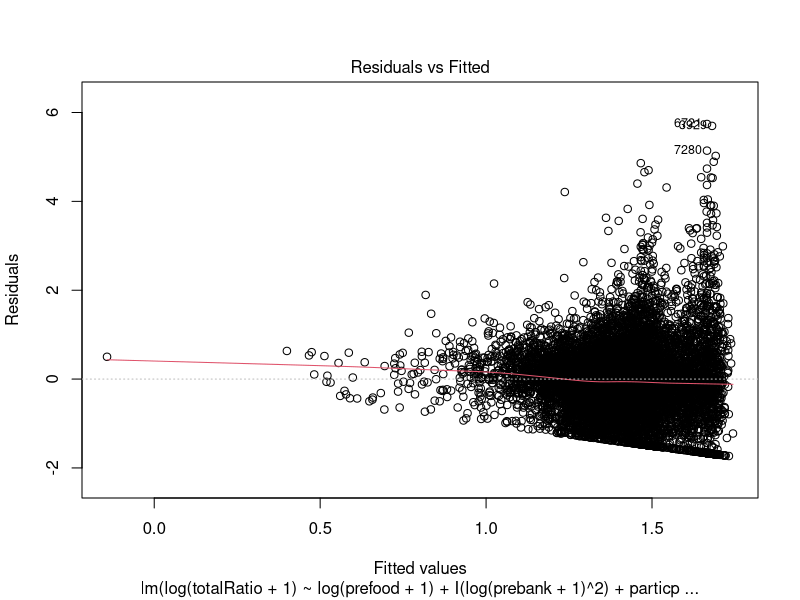
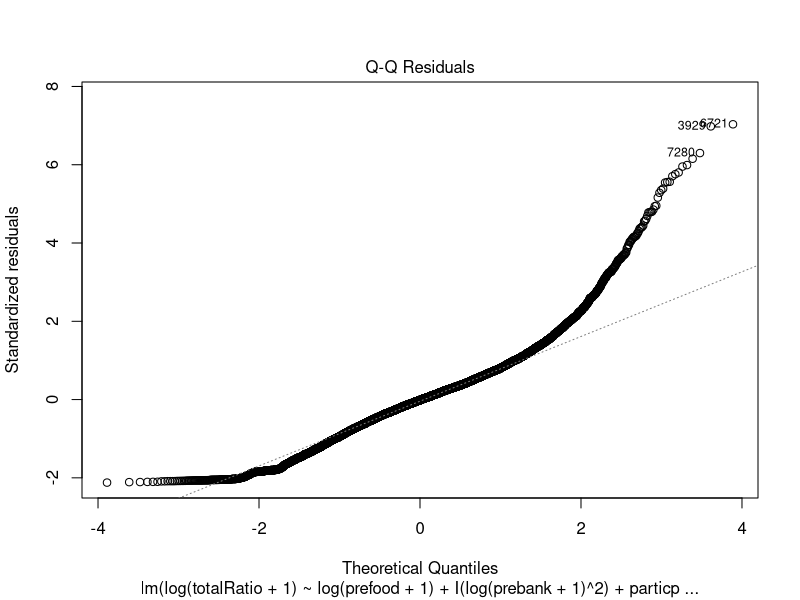
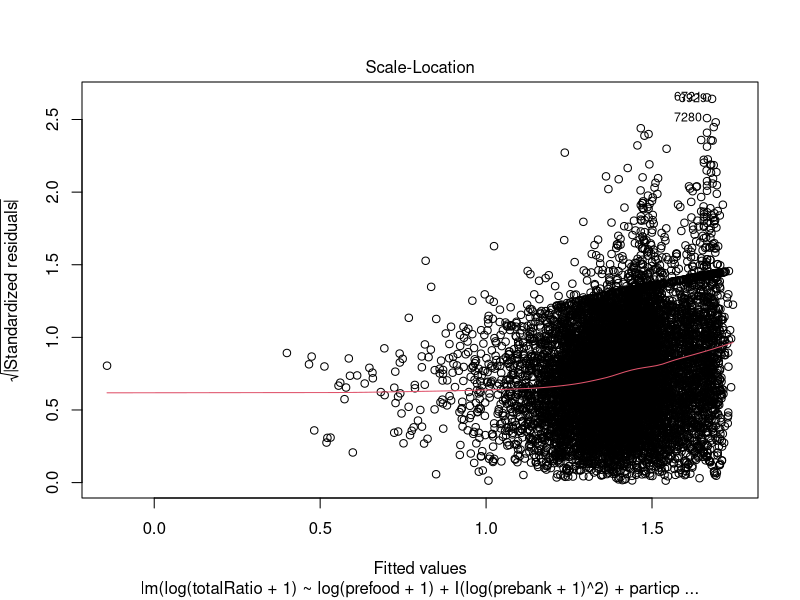
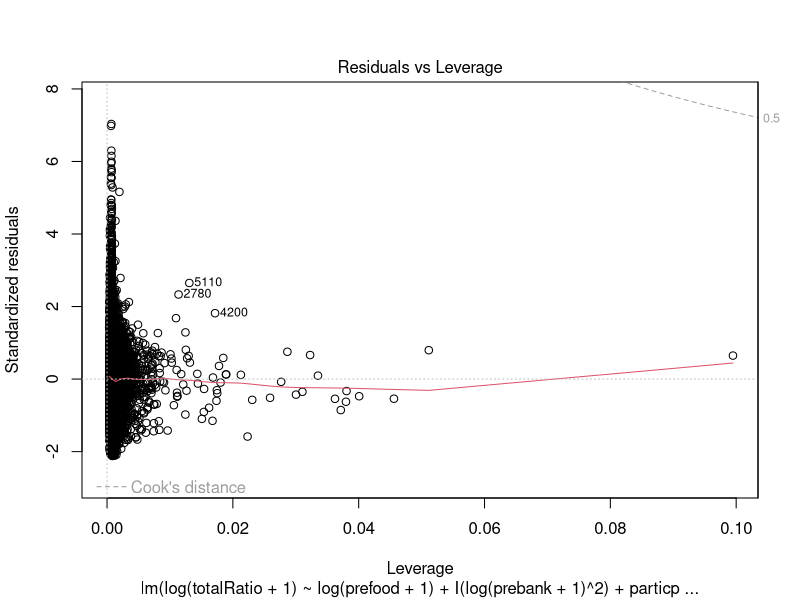
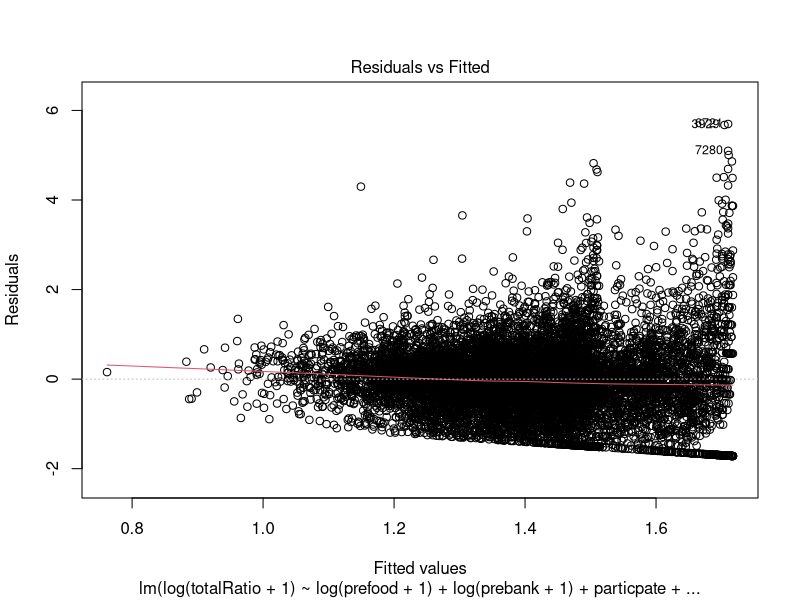
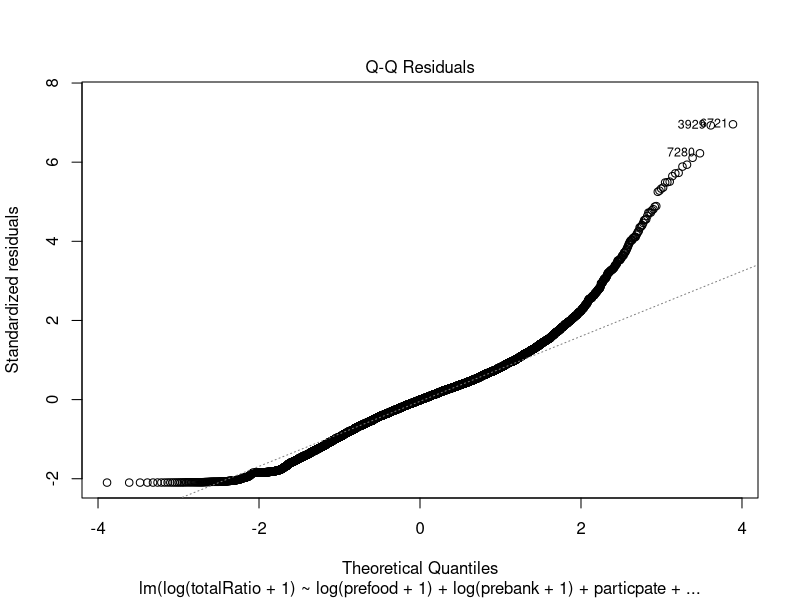
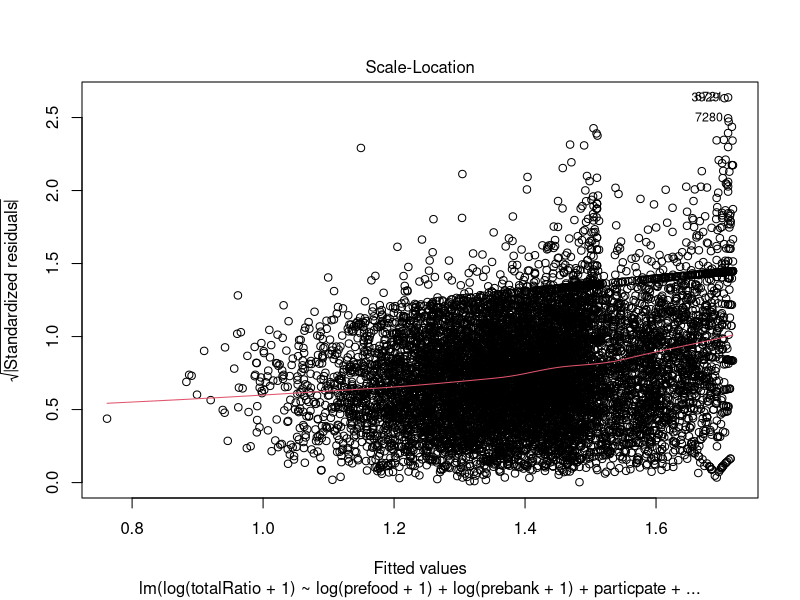
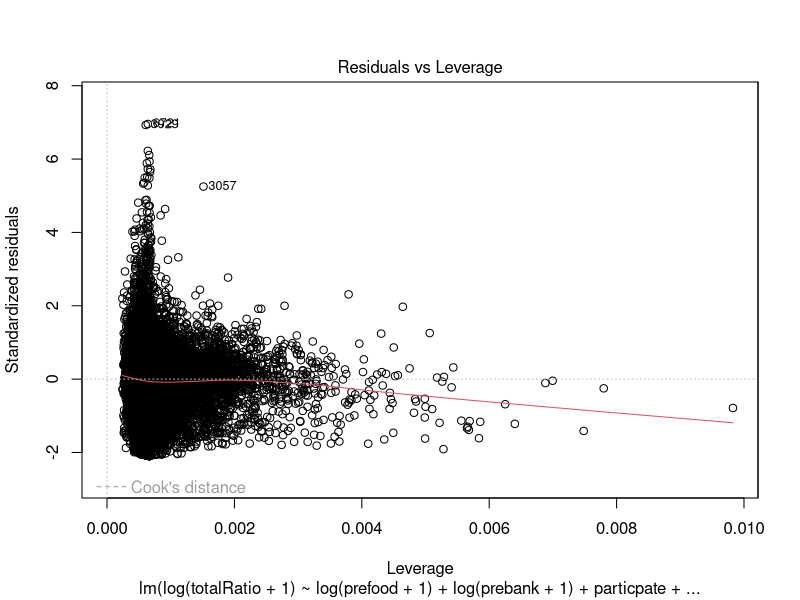

Write the R code that produced these figures, in order.
library(car);
library(sqldf);
set.seed(10086);

purchase=read.csv("party.csv")
head(purchase,20)

purchase=sqldf("SELECT * FROM purchase WHERE basemile < 25000 AND basemile > 0");
attach(purchase)


purchase$postTotal = mile1 + mile2 + mile3 + mile4;
purchase$totalRatio = (purchase$postTotal)/(basemile);
purchase$training = as.integer(runif(nrow(purchase))*5);

purchaseTraining = sqldf("SELECT * FROM purchase WHERE training < 4");
purchaseValidation = sqldf("SELECT * FROM purchase WHERE training = 4");
im1base=lm(log(totalRatio+1)~1,purchaseTraining)

im11=step(im1base, scope=~particpate+log(prefood+1)+I(log(prefood+1)^2)+particpate:log(prefood+1)+
log(prebank+1)+I(log(prebank+1)^2)+particpate:log(prebank+1)+
log(pregas+1)+I(log(pregas+1)^2)+particpate:log(pregas+1)+
log(preretail+1)+I(log(preretail+1)^2)+particpate:log(preretail+1)+
log(preother+1)+I(log(preother+1)^2)+particpate:log(preother+1)+
Rfreq+log(Rfreq+1)+1/Rfreq
, test="F", data=purchaseTraining)
summary(im11)
plot(im11)

im12=step(im1base, scope=~particpate+log(prefood+1)+particpate:log(prefood+1)+
log(prebank+1)+particpate:log(prebank+1)+
log(pregas+1)+particpate:log(pregas+1)+
log(preretail+1)+particpate:log(preretail+1)+
log(preother+1)+particpate:log(preother+1)+
Rfreq+log(Rfreq+1)+1/Rfreq
, test="F", data=purchaseTraining)
summary(im12)
plot(im12)

yhat=predict(im11, purchaseValidation);
mean((log(purchaseValidation$totalRatio+1)-yhat)^2);

yhat=predict(im12, purchaseValidation);
mean((log(purchaseValidation$totalRatio+1)-yhat)^2);

# im11
# lm(formula = log(totalRatio + 1) ~ log(prefood + 1) + I(log(prebank +
#     1)^2) + I(log(preother + 1)^2) + particpate + I(log(preretail +
#     1)^2) + log(prebank + 1) + I(log(pregas + 1)^2) + log(preretail +
#     1) + log(preother + 1) + log(pregas + 1) + I(log(prefood +
#     1)^2) + log(prefood + 1):particpate + particpate:log(prebank +
#     1), data = purchaseTraining)

# im12
# lm(formula = log(totalRatio + 1) ~ log(prefood + 1) + log(prebank +
#     1) + particpate + log(preother + 1) + log(preretail + 1) +
#     log(pregas + 1) + log(prefood + 1):particpate + log(prebank +
#     1):particpate, data = purchaseTraining)
